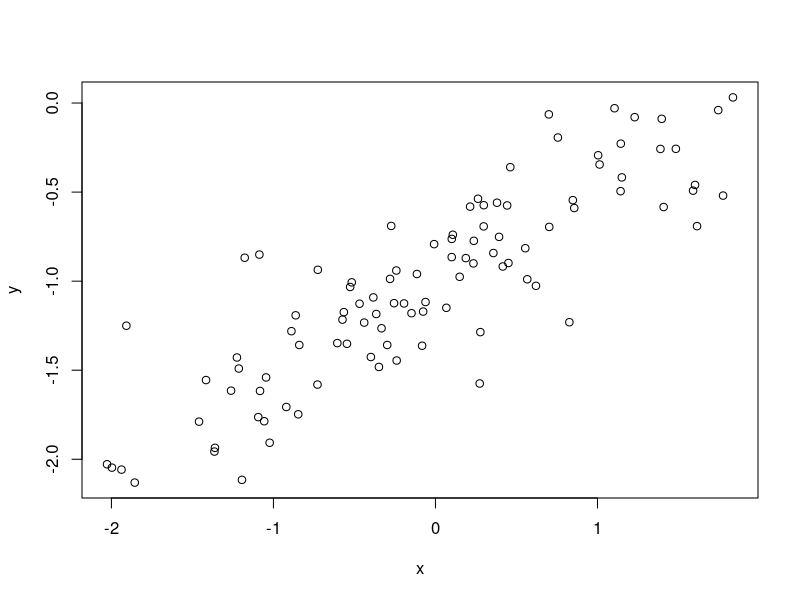
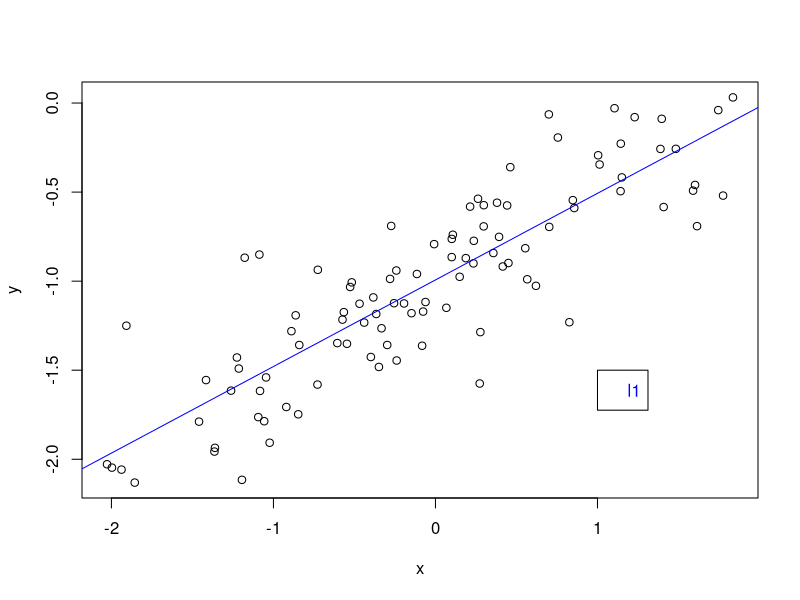
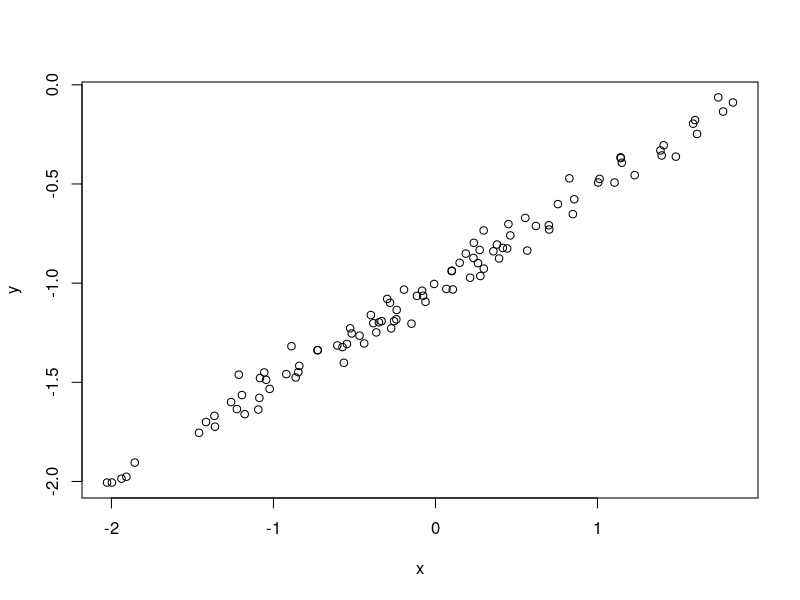
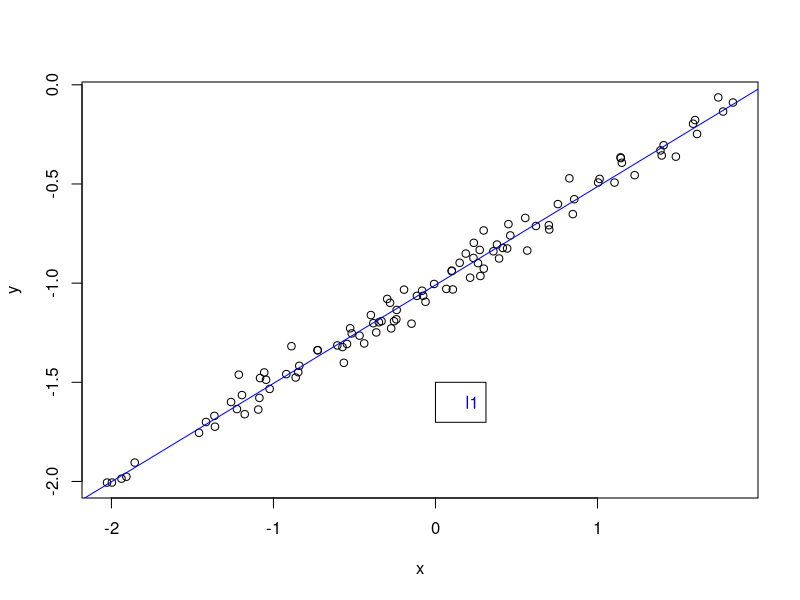
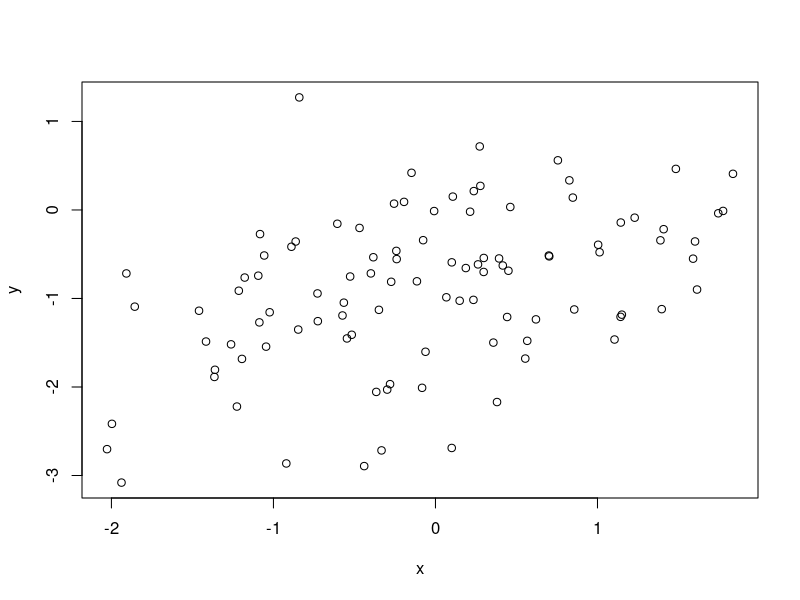
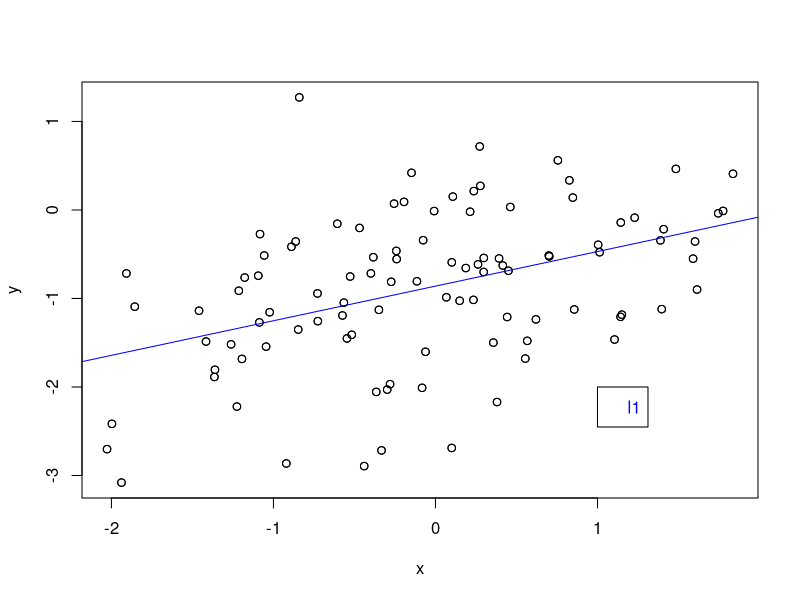
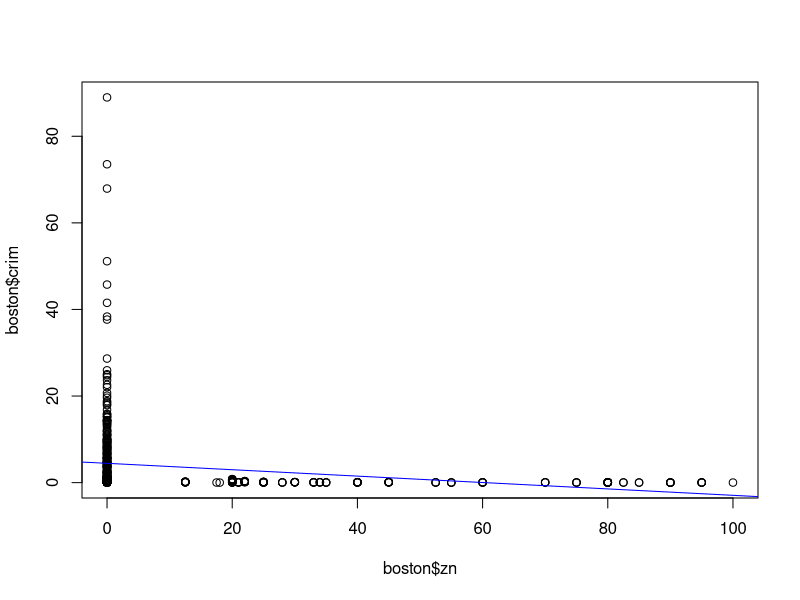
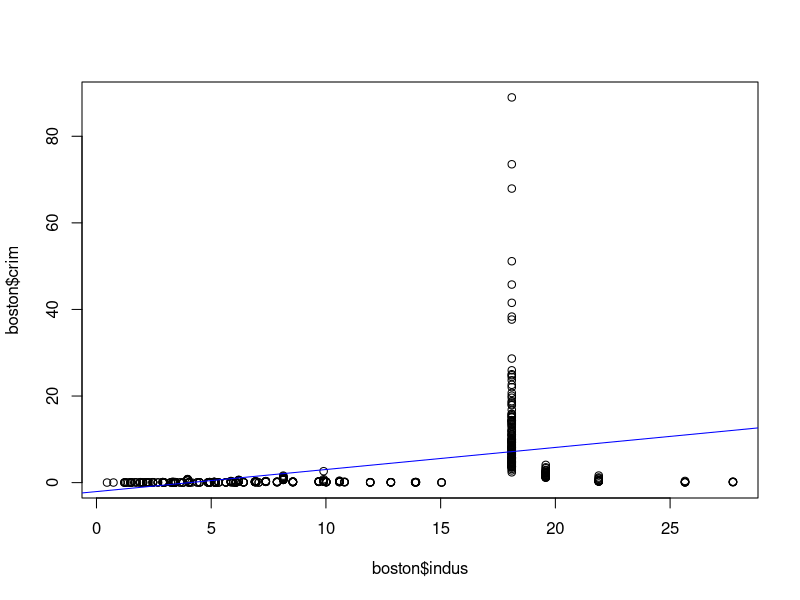

The R source for these figures, in order:
#Ex 1
set.seed(13)
n = 100
x = rnorm(n, 0, 1)
eps = rnorm(n, 0, 0.25)
y = -1 + 0.5*x + eps
length(y) #100
#b0 = -1; b1 = 0.5
plot(y ~ x)
l1 = lm(y ~ x)
summary(l1)
l1$coefficients  #-1.0177073   0.4636082 

plot(y~x)
abline(l1, lwd = 1, col = "blue")
legend(x = 1, y = -1.5,"l1", text.col = "blue")
confint(l1)
#2.5 %     97.5 %
#  (Intercept) -1.0691240 -0.9662907
#x            0.4074343  0.5197821
#-------------------------------------

eps = rnorm(n, 0, 0.05)
y = -1 + 0.5*x + eps
length(y) #100
#b0 = -1; b1 = 0.5
plot(y ~ x)
l1 = lm(y ~ x)
summary(l1)
l1$coefficients  # -1.0020461   0.4979084

plot(y~x)
abline(l1, lwd = 1, col = "blue")
legend(x = 0, y = -1.5,"l1", text.col = "blue")
confint(l1)

#-----------------------
eps = rnorm(n, 0, 0.75)
y = -1 + 0.5*x + eps
length(y) #100
#b0 = -1; b1 = 0.5
plot(y ~ x)
l1 = lm(y ~ x)
summary(l1)
l1$coefficients  # -1.1227244   0.3301253

plot(y~x)
points(y~x)
abline(l1, lwd = 1, col = "blue")
legend(x = 1, y = -2,"l1", text.col = "blue")
confint(l1)

#Ex 2
library(MASS)
boston = Boston
?Boston

a_coeffs = vector(length = 13)

#zn
l1 = lm(crim ~ zn, data = boston)
summary(l1)
l1$coefficients
a_coeffs[1] = l1$coefficients[2]
plot(boston$crim~boston$zn)
abline(l1, lwd = 1, col = "blue")

l1 = lm(crim ~ poly(zn,3), data = boston)
l1$coefficients
summary(l1)


#indus
l1 = lm(crim ~ indus, data = boston)
summary(l1)
l1$coefficients # -2.0637426   0.5097763 
a_coeffs[2] = l1$coefficients[2]
plot(boston$crim~boston$indus)
abline(l1, lwd = 1, col = "blue")

l1 = lm(crim ~ poly(indus,3), data = boston)
l1$coefficients
summary(l1)

#chas
l1 = lm(crim ~ chas, data = boston)
summary(l1)
l1$coefficients
a_coeffs[3] = l1$coefficients[2]
plot(boston$crim~boston$chas)
abline(l1, lwd = 1, col = "blue")

#всего два значения


#nox
l1 = lm(crim ~ nox, data = boston)
summary(l1)
l1$coefficients
a_coeffs[4] = l1$coefficients[2]
plot(boston$crim~boston$nox)
abline(l1, lwd = 1, col = "blue")

l1 = lm(crim ~ poly(nox,3), data = boston)
l1$coefficients

#rm 
l1 = lm(crim ~ rm, data = boston)
summary(l1)
l1$coefficients
a_coeffs[5] = l1$coefficients[2]
plot(boston$crim~boston$rm)
abline(l1, lwd = 1, col = "blue")

l1 = lm(crim ~ poly(rm,3), data = boston)
l1$coefficients
summary(l1)

#age
l1 = lm(crim ~ age, data = boston)
summary(l1)
l1$coefficients
a_coeffs[6] = l1$coefficients[2]
plot(boston$crim~boston$age)
abline(l1, lwd = 1, col = "blue")

l1 = lm(crim ~ poly(age,3), data = boston)
l1$coefficients
summary(l1)

#dis
l1 = lm(crim ~ dis, data = boston)
summary(l1)
l1$coefficients
a_coeffs[7] = l1$coefficients[2]
plot(boston$crim~boston$dis)
abline(l1, lwd = 1, col = "blue")

l1 = lm(crim ~ poly(dis,3), data = boston)
l1$coefficients
summary(l1)

#rad

l1 = lm(crim ~ rad, data = boston)
summary(l1)
l1$coefficients
a_coeffs[8] = l1$coefficients[2]
plot(boston$crim~boston$rad)
abline(l1, lwd = 1, col = "blue")

l1 = lm(crim ~ poly(rad,3), data = boston)
l1$coefficients
summary(l1)

#tax
l1 = lm(crim ~ tax, data = boston)
summary(l1)
l1$coefficients
a_coeffs[9] = l1$coefficients[2]
plot(boston$crim~boston$tax)
abline(l1, lwd = 1, col = "blue")

l1 = lm(crim ~ poly(tax,3), data = boston)
l1$coefficients
summary(l1)

#ptratio

l1 = lm(crim ~ ptratio, data = boston)
summary(l1)
l1$coefficients
a_coeffs[10] = l1$coefficients[2]
plot(boston$crim~boston$ptratio)
abline(l1, lwd = 1, col = "blue")

l1 = lm(crim ~ poly(ptratio,3), data = boston)
l1$coefficients
summary(l1)

#black

l1 = lm(crim ~ black, data = boston)
summary(l1)
l1$coefficients
a_coeffs[11] = l1$coefficients[2]
plot(boston$crim~boston$black)
abline(l1, lwd = 1, col = "blue")

l1 = lm(crim ~ poly(black,3), data = boston)
l1$coefficients
summary(l1)

#lstat
l1 = lm(crim ~ lstat, data = boston)
summary(l1)
l1$coefficients
a_coeffs[12] = l1$coefficients[2]
plot(boston$crim~boston$lstat)
abline(l1, lwd = 1, col = "blue")

l1 = lm(crim ~ poly(lstat,3), data = boston)
l1$coefficients
summary(l1)

#medv

l1 = lm(crim ~ medv, data = boston)
summary(l1)
l1$coefficients
a_coeffs[13] = l1$coefficients[2]
plot(boston$crim~boston$medv)
abline(l1, lwd = 1, col = "blue")

l1 = lm(crim ~ poly(medv,3), data = boston)
l1$coefficients
summary(l1)


l1 = lm(crim ~ ., data = boston)
summary(l1)
b_coeffs = l1$coefficients[2:14]
coeffs = data.frame(x = a_coeffs, y = b_coeffs)
coeffs
plot(coeffs, xlim = c(-5,5), ylim = c(-5,5))
